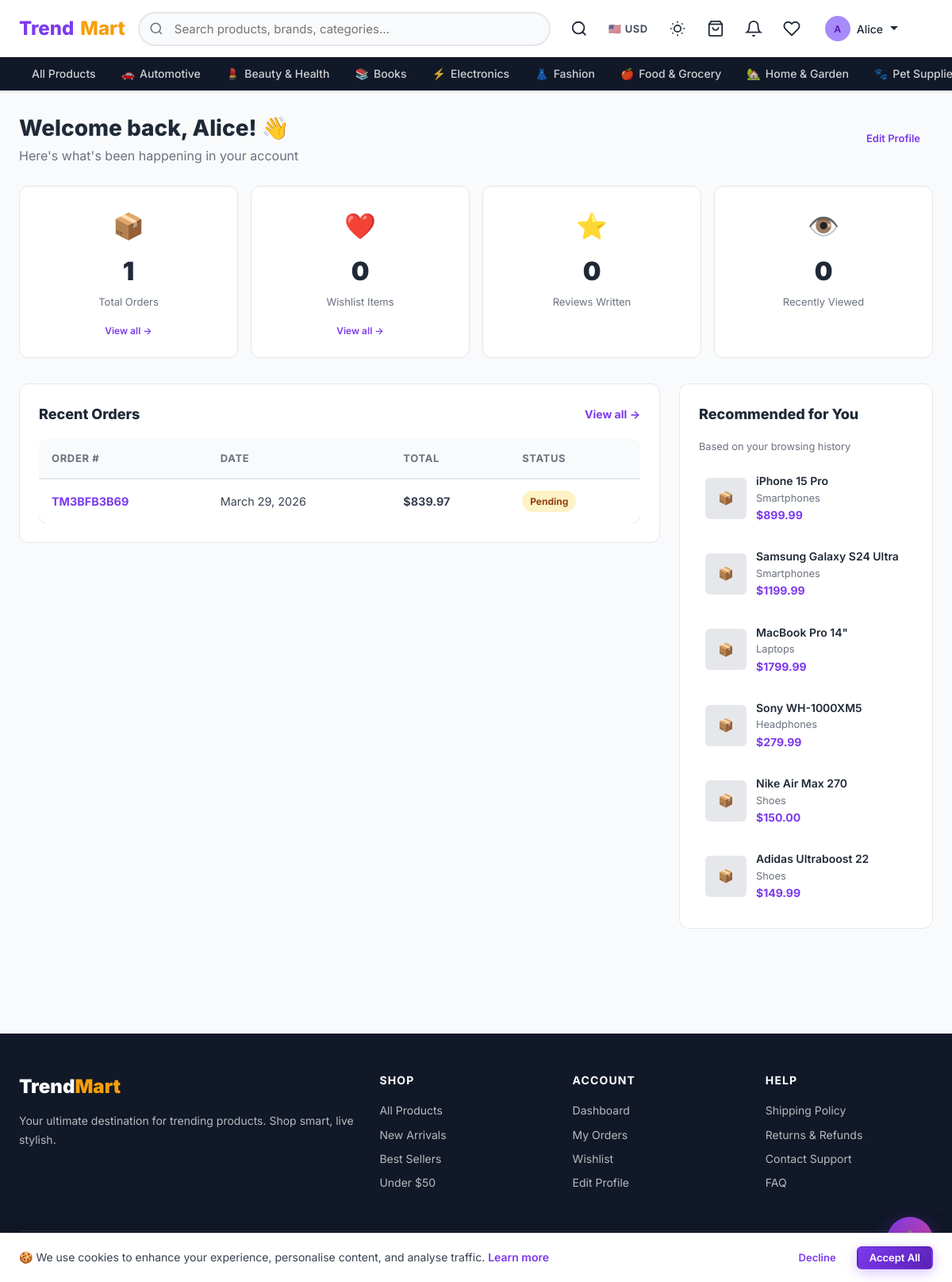
The app's page /dashboard/ (signed in) with its own data.
### shop/models.py (models this page shows, shortened)
class Category(models.Model):
    name = models.CharField(max_length=200)
    slug = models.SlugField(unique=True, blank=True)
    parent = models.ForeignKey(
        'self', null=True, blank=True, on_delete=models.CASCADE, related_name='children'
    )
    description = models.TextField(blank=True)
    icon = models.CharField(max_length=100, blank=True, help_text="Emoji or CSS icon class")
    image = models.ImageField(upload_to='categories/', blank=True, null=True)
    is_active = models.BooleanField(default=True)
    order = models.PositiveIntegerField(default=0)
    class Meta:
        verbose_name_plural = "Categories"
        ordering = ['order', 'name']

class Order(models.Model):
    STATUS_CHOICES = [
        ('pending', 'Pending'),         # Just placed, awaiting processing
        ('processing', 'Processing'),   # Being prepared / packed
        ('shipped', 'Shipped'),         # Dispatched to courier
        ('delivered', 'Delivered'),     # Received by the customer
        ('cancelled', 'Cancelled'),     # Cancelled by user or admin
    ]
    user = models.ForeignKey(
        User, on_delete=models.SET_NULL, null=True, blank=True, related_name='orders'
    )
    status = models.CharField(max_length=20, choices=STATUS_CHOICES, default='pending')
    full_name = models.CharField(max_length=200)
    email = models.EmailField()
    phone = models.CharField(max_length=20, blank=True)
    address = models.TextField()
    city = models.CharField(max_length=100, blank=True)
    country = models.CharField(max_length=100, blank=True)
    postal_code = models.CharField(max_length=20, blank=True)
    notes = models.TextField(blank=True)
    total_amount = models.DecimalField(max_digits=10, decimal_places=2, default=0)
    order_number = models.CharField(max_length=20, unique=True, blank=True)
    created_at = models.DateTimeField(auto_now_add=True)
    updated_at = models.DateTimeField(auto_now=True)
    class Meta:
        ordering = ['-created_at']

class Product(models.Model):
    category = models.ForeignKey(Category, on_delete=models.CASCADE, related_name='products')
    brand = models.ForeignKey(Brand, null=True, blank=True, on_delete=models.SET_NULL, related_name='products')
    retailer = models.ForeignKey(
        User, null=True, blank=True, on_delete=models.SET_NULL, related_name='retailer_products'
    )
    name = models.CharField(max_length=200)
    slug = models.SlugField(unique=True, blank=True)
    description = models.TextField()
    short_description = models.CharField(max_length=300, blank=True)
    price = models.DecimalField(max_digits=10, decimal_places=2)
    sale_price = models.DecimalField(max_digits=10, decimal_places=2, null=True, blank=True)
    image = models.ImageField(upload_to='products/', blank=True, null=True)
    color = models.CharField(max_length=50, blank=True)
    size = models.CharField(max_length=200, blank=True, help_text="Comma-separated sizes, e.g. S,M,L,XL")
    stock = models.PositiveIntegerField(default=0)
    is_featured = models.BooleanField(default=False)
    is_active = models.BooleanField(default=True)
    is_approved = models.BooleanField(default=True)
    tags = models.CharField(max_length=500, blank=True, help_text="Comma-separated tags")
    sku = models.CharField(max_length=100, unique=True, blank=True)
    views_count = models.PositiveIntegerField(default=0)
    created_at = models.DateTimeField(auto_now_add=True)
    updated_at = models.DateTimeField(auto_now=True)
    class Meta:
        ordering = ['-created_at']
    def get_effective_price(self):
        return self.sale_price if self.sale_price else self.price
    def get_absolute_url(self):
        from django.urls import reverse
        return reverse('shop:product_detail', kwargs={'slug': self.slug})

### shop/views.py (the view)
# urls.py: path('dashboard/', views.dashboard, name='dashboard'),
@login_required
def dashboard(request):
    profile, _ = UserProfile.objects.get_or_create(user=request.user)
    if profile.role == 'retailer':
        return retailer_dashboard(request)
    if profile.role == 'admin' or request.user.is_staff:
        return redirect('shop:admin_dashboard')
    return customer_dashboard(request)

### templates/shop/dashboard/customer.html (shortened to what this page needs)
{% extends "shop/base.html" %}
{% block content %}
<div class="container" style="padding-top:1.5rem;padding-bottom:3rem">
  <div style="display:flex;align-items:center;justify-content:space-between;margin-bottom:1.5rem;flex-wrap:wrap;gap:1rem">
    <div>
      <h1 style="font-size:1.75rem;font-weight:800;color:var(--dark)">Welcome back, {{ user.first_name|default:user.username }}! 👋</h1>
      <p style="color:var(--text-light)">Here's what's been happening in your account</p>
    </div>
    <a href="{% url 'shop:profile' %}" class="btn btn-ghost btn-sm">Edit Profile</a>
  </div>
  <div class="stats-grid" style="margin-bottom:2rem">
    <div class="stat-card">
      <div class="stat-icon" aria-hidden="true">📦</div>
      <div class="stat-value">{{ total_orders }}</div>
      <div class="stat-label">Total Orders</div>
      <a href="{% url 'shop:order_list' %}" class="stat-link">View all →</a>
    </div>
    <div class="stat-card">
      <div class="stat-icon" aria-hidden="true">❤️</div>
      <div class="stat-value">{{ total_wishlist }}</div>
      <div class="stat-label">Wishlist Items</div>
      <a href="{% url 'shop:wishlist' %}" class="stat-link">View all →</a>
    </div>
    <div class="stat-card">
      <div class="stat-icon" aria-hidden="true">⭐</div>
      <div class="stat-value">{{ total_reviews }}</div>
      <div class="stat-label">Reviews Written</div>
    </div>
    <div class="stat-card">
      <div class="stat-icon" aria-hidden="true">👁️</div>
      <div class="stat-value">{{ viewed_products|length }}</div>
      <div class="stat-label">Recently Viewed</div>
    </div>
  </div>
  <div class="dashboard-grid">
    <div>
      <section class="card" style="margin-bottom:1.25rem" aria-labelledby="orders-heading">
        <div style="display:flex;justify-content:space-between;align-items:center;margin-bottom:1rem">
          <h2 class="card-title" id="orders-heading" style="margin-bottom:0">Recent Orders</h2>
          <a href="{% url 'shop:order_list' %}" class="text-primary text-sm font-bold">View all →</a>
        </div>
        {% if recent_orders %}
        <div style="overflow-x:auto">
          <table class="admin-table" role="table" aria-label="Recent orders">
            <thead>
              <tr>
                <th scope="col">Order #</th>
                <th scope="col">Date</th>
                <th scope="col">Total</th>
                <th scope="col">Status</th>
              </tr>
            </thead>
            <tbody>
              {% for order in recent_orders %}
              <tr>
                <td><a href="{% url 'shop:order_detail' order.order_number %}" class="text-primary font-bold">{{ order.order_number }}</a></td>
                <td>{{ order.created_at|date:"N j, Y" }}</td>
                <td><strong>${{ order.total_amount }}</strong></td>
                <td><span class="status-badge status-{{ order.status }}">{{ order.get_status_display }}</span></td>
              </tr>
              {% endfor %}
            </tbody>
          </table>
        </div>
        {% else %}
          <div class="empty-state" style="padding:2rem">
            <p>No orders yet. <a href="{% url 'shop:product_list' %}" class="text-primary">Start shopping!</a></p>
          </div>
        {% endif %}
      </section>
    </div>
    <div>
      {% if recommendations %}
      <section class="card" style="margin-bottom:1.25rem" aria-labelledby="recs-heading">
        <h2 class="card-title" id="recs-heading">Recommended for You</h2>
        <p style="font-size:.8rem;color:var(--text-light);margin-bottom:.875rem">Based on your browsing history</p>
        <div style="display:flex;flex-direction:column;gap:.875rem">
          {% for product in recommendations %}
          <a href="{{ product.get_absolute_url }}" style="display:flex;gap:.75rem;align-items:center;text-decoration:none;padding:.5rem;border-radius:var(--radius-sm);transition:background var(--transition)" class="hover-bg">
            {% if product.image %}
              <img src="{{ product.image.url }}" alt="{{ product.name }}" style="width:52px;height:52px;object-fit:cover;border-radius:var(--radius-sm);flex-shrink:0" loading="lazy">
            {% else %}
              <div style="width:52px;height:52px;background:var(--border);border-radius:var(--radius-sm);display:flex;align-items:center;justify-content:center;flex-shrink:0" aria-hidden="true">📦</div>
            {% endif %}
            <div style="min-width:0">
              <div style="font-weight:600;font-size:.875rem;overflow:hidden;text-overflow:ellipsis;white-space:nowrap;color:var(--dark)">{{ product.name }}</div>
              <div style="font-size:.8rem;color:var(--text-light)">{{ product.category.name }}</div>
              <div style="font-weight:700;color:var(--primary);font-size:.875rem">${{ product.get_effective_price }}</div>
            </div>
          </a>
          {% endfor %}
        </div>
      </section>
      {% endif %}
    </div>
  </div>
</div>
{% endblock %}

### templates/shop/base.html (shortened to what this page needs)
{% load static %}
<!DOCTYPE html>
<html lang="en">
<head>
  <link rel="stylesheet" href="{% static 'css/main.css' %}">
</head>
<body>
<header>
  <nav class="navbar" role="navigation" aria-label="Main navigation">
    <div class="navbar-inner">
      <a href="{% url 'shop:home' %}" class="navbar-brand" aria-label="TrendMart Home">
        Trend<span>Mart</span>
      </a>
      <div class="navbar-search" id="navbar-search" role="search">
        <form action="{% url 'shop:search' %}" method="get">
          <input type="search" name="q" id="search-input" value="{{ request.GET.q }}"
                 placeholder="Search products, brands, categories…"
                 autocomplete="off" aria-label="Search products">
        </form>
      </div>
      <div class="navbar-actions">
        <button id="mobile-search-btn" class="nav-icon-btn" aria-label="Search" aria-expanded="false">
          <svg viewBox="0 0 24 24" fill="none" stroke="currentColor" stroke-width="2"><circle cx="11" cy="11" r="8"/><path d="m21 21-4.35-4.35"/></svg>
        </button>
        <div class="currency-selector" title="Select currency">
          <button class="currency-btn" id="currency-btn" aria-label="Currency selector" aria-haspopup="listbox">
            <span id="currency-flag">🇺🇸</span>
            <span id="currency-code">USD</span>
          </button>
        </div>
        <button id="dark-mode-toggle" class="dark-mode-btn" aria-label="Toggle dark mode" aria-pressed="false" title="Toggle dark mode">
        </button>
        <a href="{% url 'shop:cart' %}" class="nav-icon-btn" id="nav-cart-btn" aria-label="Cart ({{ cart_count }} items)">
          <svg viewBox="0 0 24 24" fill="none" stroke="currentColor" stroke-width="2" aria-hidden="true"><path d="M6 2L3 6v14a2 2 0 002 2h14a2 2 0 002-2V6l-3-4z"/><line x1="3" y1="6" x2="21" y2="6"/><path d="M16 10a4 4 0 01-8 0"/></svg>
        </a>
        {% if user.is_authenticated %}
          <div class="nav-bell-wrap">
            <a href="{% url 'shop:notification_list' %}" class="nav-icon-btn" id="notif-bell-btn" aria-label="Notifications">
              <svg viewBox="0 0 24 24" fill="none" stroke="currentColor" stroke-width="2" aria-hidden="true"><path d="M18 8A6 6 0 006 8c0 7-3 9-3 9h18s-3-2-3-9"/><path d="M13.73 21a2 2 0 01-3.46 0"/></svg>
            </a>
          </div>
          <a href="{% url 'shop:wishlist' %}" class="nav-icon-btn" aria-label="Wishlist">
            <svg viewBox="0 0 24 24" fill="none" stroke="currentColor" stroke-width="2" aria-hidden="true"><path d="M20.84 4.61a5.5 5.5 0 00-7.78 0L12 5.67l-1.06-1.06a5.5 5.5 0 00-7.78 7.78L12 21.23l8.84-8.84a5.5 5.5 0 000-7.78z"/></svg>
          </a>
          <div class="user-menu">
            <button class="user-menu-toggle" data-dropdown="user-menu-dropdown"
                    aria-haspopup="true" aria-expanded="false" aria-controls="user-menu-dropdown">
              <div class="user-avatar-sm" aria-hidden="true">{{ user.first_name|first|upper|default:user.username|first|upper }}</div>
              <span>{{ user.first_name|default:user.username }}</span>
              <svg width="12" height="12" viewBox="0 0 12 12" aria-hidden="true"><path fill="currentColor" d="M6 8L1 3h10z"/></svg>
            </button>
          </div>
        {% else %}
          <a href="{% url 'shop:login' %}" class="btn btn-ghost btn-sm">Login</a>
          <a href="{% url 'shop:register' %}" class="btn btn-primary btn-sm">Sign Up</a>
        {% endif %}
      </div>
    </div>
    <div class="nav-categories" role="navigation" aria-label="Category navigation">
      <div class="nav-categories-inner">
        <a href="{% url 'shop:product_list' %}" class="nav-cat-link">All Products</a>
        {% for cat in root_categories %}
          <a href="{% url 'shop:category' cat.slug %}" class="nav-cat-link">
            {% if cat.icon %}<span aria-hidden="true">{{ cat.icon }}</span>{% endif %}
            {{ cat.name }}
          </a>
        {% endfor %}
      </div>
    </div>
  </nav>
</header>
<main id="main-content" tabindex="-1">
  {% block content %}{% endblock %}
</main>
<footer class="footer" role="contentinfo">
  <div class="container">
    <div class="footer-grid">
      <div>
        <div class="footer-brand">Trend<span>Mart</span></div>
        <p class="footer-desc">Your ultimate destination for trending products. Shop smart, live stylish.</p>
      </div>
      <div>
        <div class="footer-col-title">Shop</div>
        <a href="{% url 'shop:product_list' %}" class="footer-link">All Products</a>
        <a href="{% url 'shop:product_list' %}?sort=newest" class="footer-link">New Arrivals</a>
        <a href="{% url 'shop:product_list' %}?sort=popular" class="footer-link">Best Sellers</a>
        <a href="{% url 'shop:product_list' %}?min_price=0&max_price=50" class="footer-link">Under $50</a>
      </div>
      <div>
        <div class="footer-col-title">Account</div>
        {% if user.is_authenticated %}
          <a href="{% url 'shop:dashboard' %}" class="footer-link">Dashboard</a>
          <a href="{% url 'shop:order_list' %}" class="footer-link">My Orders</a>
          <a href="{% url 'shop:wishlist' %}" class="footer-link">Wishlist</a>
          <a href="{% url 'shop:profile' %}" class="footer-link">Edit Profile</a>
        {% else %}
          <a href="{% url 'shop:login' %}" class="footer-link">Login</a>
          <a href="{% url 'shop:register' %}" class="footer-link">Register</a>
          <a href="{% url 'shop:register' %}?role=retailer" class="footer-link">Sell on TrendMart</a>
        {% endif %}
      </div>
      <div>
        <div class="footer-col-title">Help</div>
        <a href="#" class="footer-link">Shipping Policy</a>
        <a href="#" class="footer-link">Returns &amp; Refunds</a>
        <a href="#" class="footer-link">Contact Support</a>
        <a href="#" class="footer-link">FAQ</a>
      </div>
    </div>
    <div class="footer-bottom">
      <span>&copy; 2026 TrendMart. Developed by George Papasotiriou. All rights reserved.</span>
      <span>Made with ❤️ for great shopping experiences</span>
    </div>
  </div>
</footer>
<div class="ai-chat-widget" role="complementary" aria-label="AI Shopping Assistant">
  <button id="ai-chat-trigger" class="ai-chat-trigger" aria-expanded="false" aria-controls="ai-chat-panel" aria-label="Open AI shopping assistant">
  </button>
</div>
<div id="cookie-banner" class="cookie-banner" role="dialog" aria-label="Cookie consent" aria-live="polite">
  <p class="cookie-banner-text">
    🍪 We use cookies to enhance your experience, personalise content, and analyse traffic.
    <a href="#" style="color:var(--primary);font-weight:600">Learn more</a>
  </p>
  <div class="cookie-banner-actions">
    <button id="cookie-decline" class="btn btn-ghost btn-sm">Decline</button>
    <button id="cookie-accept" class="btn btn-primary btn-sm">Accept All</button>
  </div>
</div>
</body>
</html>

### records on screen
Category: icon "🚗", name "Automotive"
Category: icon "💄", name "Beauty & Health"
Category: icon "📚", name "Books"
Category: icon "⚡", name "Electronics"
Category: icon "👗", name "Fashion"
Category: icon "🍎", name "Food & Grocery"
Category: icon "🏡", name "Home & Garden"
Category: icon "🐾", name "Pet…"
Order: order_number "TM3BFB3B69", created_at "March 29, 2026", total_amount "839.97", status "Pending"
Product: name "iPhone 15 Pro", category.name "Smartphones", get_effective_price "899.99"
Product: name "Samsung Galaxy S24 Ultra", category.name "Smartphones", get_effective_price "1199.99"
Product: name "MacBook Pro 14\"", category.name "Laptops", get_effective_price "1799.99"
Product: name "Sony WH-1000XM5", category.name "Headphones", get_effective_price "279.99"
Product: name "Nike Air Max 270", category.name "Shoes", get_effective_price "150.00"
Product: name "Adidas Ultraboost 22", category.name "Shoes", get_effective_price "149.99"

### other values on screen
{{ user.first_name|first|upper|default:user.username|first|upper }} "A"
{{ user.first_name|default:user.username }} "Alice"
{{ total_orders }} "1"
{{ total_wishlist }} "0"
{{ total_reviews }} "0"
{{ viewed_products|length }} "0"
